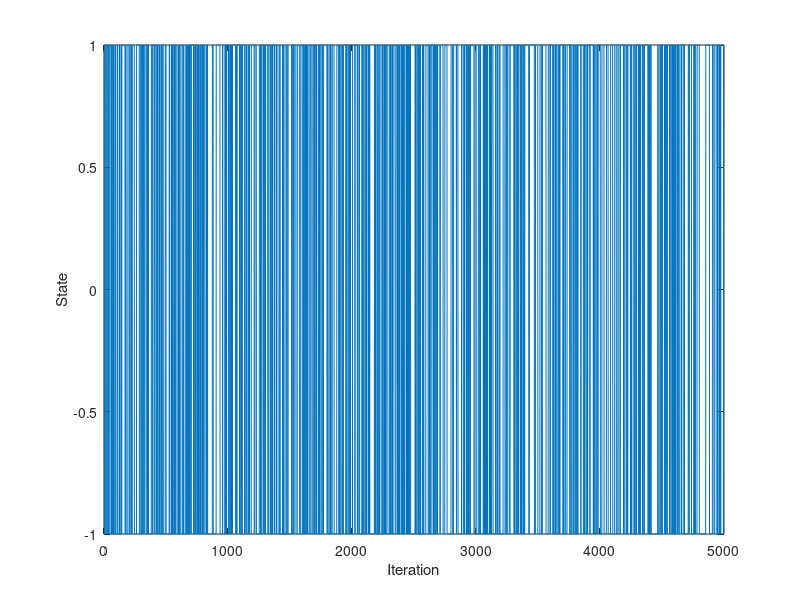

Recreate this plot in MATLAB. (Note: this script raises an error after producing the figure.)
%
% Time series analysis
% Computer exercise 3  X
%
%
clear; 
close all;
% addpath('functions', '/data')     % Add this line to update the path
addpath('../functions', '../data')     % Add this line to update the path (Hanna)

%% Prep 1 - Kalman

% The Kalman filter

% Simulate N samples of a process to test our code
N = 1000;
A_sim = [1 -1.79 0.84];
e = 0.1*randn(N,1);
y = filter(A_sim, 1, e); % y is our simulated data (tested via pzmap that we got the poles in the right places)

% Define the state space equations
A = eye(2);
Re = [1e-6 0; 0 1e-6]; % State covariance matrix (We suspect zero values for parameters that don't change over time)
Rw = 0; % Observation variance, we think 0 for simulated data

% Set some initial values
xt_t1 = [0 0]'; % Initial state values: m0, expected value of x1 (WE CHANGED FROM xtt_1)
Rxx_1 = 10 * eye(2); % Initial state variance: Var X1, large V0 --> small trust in initial values

% Vectors to store values in
Xsave = zeros(2,N); % Stored states: For an AR(2) we have two hidden states, a1 and a2
ehat = zeros(1,N); % Prediction residual
yt1 = zeros(1,N); % One step prediction
yt2 = zeros(1,N); % Two step prediction

% The filter uses data up to time t-1 to predict value at t, then update
% using the prediction error. We start from t = 3, because we don't have
% the y values for t-3. We also stop at N - 2 as we don't have the true
% y-values for e.g. N + 1. 

for t=3:N-2
    Ct = [-y(t-1) -y(t-2)]; % C_{t | t-1}
    yhat(t) = Ct * xt_t1; % y_t{t | t-1}
    ehat(t) = y(t) - yhat(t); % e_t = y_t - y_{t | t-1}

    % Update
    Ryy = Ct * Rxx_1 * Ct' + Rw; % R^{yy}_{t | t-1}
    Kt = Rxx_1 * Ct' / Ryy; % K_t = Rxx{t| t-1} * Ct' * Ryy{t | t-1}
    xt_t = xt_t1 + Kt*ehat(t); %x_{t | t}
    Rxx = Rxx_1 - Kt * Ct * Rxx_1; % R^{xx}_{t | t}

    % Predict the next state
    xt_t1 = A * xt_t; % x_{t+1 | t}, don't forget to add B and U if needed
    Rxx_1 = A * Rxx * A' + Re; % R^{xx}_{t+1 | t}

    Xsave(:,t) = xt_t;

end

%% Prep 2 - Markov chain
clc;
close all;

% Simulate u_t where u_t is a Markov chain

% Define transition probabilities
p11 = 7/8;
p22 = 7/8;
p12 = 1/8;
p21 = 1/8; 

% Set number of interations
n = 5000;

% Preallocate a vector to store the states of the chain
u = zeros(1,n);

%Initialize state of the chain
state = 1;

% Simulate the chain
for t = 1:n
    u(t) = state; 

    % Draw a random number 
    r = rand();

    % Given state 1, transition to state 1 with prob p11
    % Given state 1, transition to state 2 with prob p12
    if state == 1 && r < p11
        state = 1; 
    elseif state == 1 && r >= p11
        state = -1;

    % Given state 2, transition to state 1 with prob p21
    % Given state 2, transition to state 2 with prob p22
    elseif state == -1 && r < p21
        state = 1;
    elseif state == -1 && r >= p21
        state = -1;

    end
end

% Plot state of chain at each iteration
plot(u)
xlabel('Iteration')
ylabel('State')

%% 2.1.1 Recursive least squares

load tar2.dat %AR(2) with one time-dependent param and one constant

load thx.dat %The correct parameter trajectories

figure(1);
subplot(211);
plot(tar2)
subplot(212);
plot(thx);


%% 2.1.2 Recursive estimation of A(z)
clc; 
close all; 


X = recursiveAR(2); %Already implemented algorithm recursive AR
X.ForgettingFactor = 0.9; %Setting values for parts of the algo, lambda here
X.InitialA = [1 0 0]; %Initial values of A here

for kk=1:length(tar2)
    [Aest(kk,:), yhat(kk)] = step(X, tar2(kk));
end

%Testing different values for lamdba and plotting the result -- lambda 0.9
%seems to be the best, but very volatile estimate. 

%Question: Why do we get a lower value with lambda 1 than what we should
%expect? 
figure(1);
subplot(211);
plot(Aest(:,2:3))
subplot(212);
plot(thx);

%% 2.1.3 Finding optimal lambda via least squares
clc; 
close all;

n = 100;
lambda_line = linspace(0.85,1,n); %Creating a row vector of n different lambdas between 0.85 and 1
ls2 = zeros(n,1); %Initial ls estimator
yhat = zeros(n,1); %Storage for yhat

for i = 1:length(lambda_line) %Re-run the algorithm for all different lambda estimates
    reset(X);
    X.ForgettingFactor = lambda_line(i);
    X.InitialA = [1 0 0];
    for kk = 1:length(tar2)
        [~, yhat(kk)] = step(X,tar2(kk)); 
    end
    ls2(i) = sum((tar2-yhat).^2); %Saving the least square term for each lambda

end

plot(lambda_line,ls2) %The best lambda will have the lowest ls2 value
[minls2, minindex] = min(ls2);
minlambda = lambda_line(minindex)

%% 2.2 Kalman filtering of time series
clc; 
close all;

% The Kalman filter
N = length(tar2);
y = tar2;

% Define the state space equations
A = eye(2);
Re = [0.004 0; 0 0]; % State covariance matrix (zero values for parameters that don't change over time)
Rw = 1.25; % Observation variance, we think 0 for simulated data

% Set some initial values
xt_t1 = [0 0]'; % Initial state values: m0, expected value of x1 (WE CHANGED FROM xtt_1)
Rxx_1 = 10 * eye(2); % Initial state variance: Var X1, large V0 --> small trust in initial values

% Vectors to store values in
Xsave = zeros(2,N); % Stored states: For an AR(2) we have two hidden states, a1 and a2
ehat = zeros(1,N); % Prediction residual
yt1 = zeros(1,N); % One step prediction
yt2 = zeros(1,N); % Two step prediction

% The filter uses data up to time t-1 to predict value at t, then update
% using the prediction error. We start from t = 3, because we don't have
% the y values for t-3. We also stop at N - 2 as we don't have the true
% y-values for e.g. N + 1. 

for t=3:N %Note that we're not using N-2 here. Why? 
    Ct = [-y(t-1) -y(t-2)]; % C_{t | t-1}
    yhat(t) = Ct * xt_t1; % y_t{t | t-1}
    ehat(t) = y(t) - yhat(t); % e_t = y_t - y_{t | t-1}

    % Update
    Ryy = Ct * Rxx_1 * Ct' + Rw; % R^{yy}_{t | t-1}
    Kt = Rxx_1 * Ct' / Ryy; % K_t = Rxx{t| t-1} * Ct' * Ryy{t | t-1}
    xt_t = xt_t1 + Kt*ehat(t); %x_{t | t}
    Rxx = Rxx_1 - Kt * Ct * Rxx_1; % R^{xx}_{t | t}

    % Predict the next state
    xt_t1 = A * xt_t; % x_{t+1 | t}, don't forget to add B and U if needed
    Rxx_1 = A * Rxx * A' + Re; % R^{xx}_{t+1 | t}

    Xsave(:,t) = xt_t;

end

figure(1);
subplot(211);
plot(Xsave')
subplot(212);
plot(thx);

%% 2.3 Using Kalman filter for 2-step prediction
close all;

% Simulating data
rng(0);
N = 10000;
ee = 0.1*randn(N,1);
A0 = [1 -0.8 0.2];
y = filter(1, A0, ee);

% Define the state space equations.
A = eye(2);
Re = [1e-6 0; 0 1e-6];
Rw = .10; %We got a better predictions with Rw = 1 and 10. 

% Set some initial values
xt_t1 = [0 0]'; % Initial state values: m0, expected value of x1 (WE CHANGED FROM xtt_1)
Rxx_1 = 10 * eye(2); % Initial state variance: Var X1, large V0 --> small trust in initial values

% Vectors to store values in
Xsave = zeros(2,N); % Stored states: For an AR(2) we have two hidden states, a1 and a2
ehat = zeros(1,N); % Prediction residual
yt1 = zeros(1,N); % One step prediction
yt2 = zeros(1,N); % Two step prediction

% The filter uses data up to time t-1 to predict value at t, then update
% using the prediction error. We start from t = 3, because we don't have
% the y values for t-3. We also stop at N - 2 as we don't have the true
% y-values for e.g. N + 1. 

for t=3:N-2 %Why N-2 and not -1?
    Ct = [-y(t-1) -y(t-2)]; % C_{t | t-1}
    yhat(t) = Ct * xt_t1; % y_t{t | t-1}
    ehat(t) = y(t) - yhat(t); % e_t = y_t - y_{t | t-1}

    % Update
    Ryy = Ct * Rxx_1 * Ct' + Rw; % R^{yy}_{t | t-1}
    Kt = Rxx_1 * Ct' / Ryy; % K_t = Rxx{t| t-1} * Ct' * Ryy{t | t-1}
    xt_t = xt_t1 + Kt*ehat(t); %x_{t | t}
    Rxx = Rxx_1 - Kt * Ct * Rxx_1; % R^{xx}_{t | t}

    % Predict the next state
    xt_t1 = A * xt_t; % x_{t+1 | t}, don't forget to add B and U if needed
    Rxx_1 = A * Rxx * A' + Re; % R^{xx}_{t+1 | t}

    % Form 2-step prediction
    Ct1 = [-y(t) -y(t-1)]; % C_{t+1 | t}
    yt1(t+1) = Ct1 * xt_t; % y_{t+1 | t} = C_{t+1|t} x_{t|t}, %this holds as 
    % x_t is assumed to be constant over time, 
    % i.e. the parameters are not changing in this case

    Ct2 = [-yt1(t+1) -y(t)]; %C_{t+2 | t} %Why does this work - having yt1 here?
    yt2(t+2) = Ct2 * xt_t; % y_{t+2|t} = C_{t+2|t} x_{t|t}
    

    Xsave(:,t) = xt_t;

end

figure(1)
plot(y(end-100-2:end-2))
hold on
plot(yt1(end-100-1:end-1),'g')
plot(yt2(end-100:end),'r')
hold off
legend('y', 'k=1', 'k=2')

figure(2)
plot(Xsave')

%Compute sum of ehat for last 200 samples, why not all? 
sum(ehat(end-200:end))
ehat1 = y(2:end)' - yt1(1:end-1);
ehat2 = y(3:end)' - yt2(1:end-2);
ehat1_sumsq = sum(ehat1(end-200:end).^2)
ehat2_sumsq = sum(ehat2(end-200:end).^2)

%% 2.4 Quality control of a process - simulate the process

% Initial values
b = 20;
sigma2e = 1;
sigma2v = 4;
N = 5000;
rng(0);

% Simulate x as an AR(1)
e = sqrt(sigma2e)*randn(N,1);
A = [1 -1];
x = filter(1, A, e);

% Simulate y = x + bu + v
v = sqrt(sigma2v)*randn(N,1);
y = zeros(N,1);

for t = 1:N
    y(t) = x(t) + b*u(t) + v(t);
end

%% 2.4 Continued, find x and b

% Define the state space equations.
A = eye(2);
Re = [1e-2 0; 0 0];
Rw = 1; 

% Set some initial values
xt_t1 = [0 15]'; % Initial state values
Rxx_1 = 10 * eye(2); % Initial state variance: Var X1, large V0 --> small trust in initial values

% Vectors to store values in
Xsave = zeros(2,N); % Stored states: For an AR(2) we have two hidden states, a1 and a2
ehat = zeros(1,N); % Prediction residual

for t=1:N
    Ct = [1 u(t)]; % C_{t | t-1}
    yhat(t) = Ct * xt_t1; % y_t{t | t-1} SHOULD WE INCORPORATE Vt?
    ehat(t) = y(t) - yhat(t); % e_t = y_t - y_{t | t-1}

    % Update
    Ryy = Ct * Rxx_1 * Ct' + Rw; % R^{yy}_{t | t-1}
    Kt = Rxx_1 * Ct' / Ryy; % K_t = Rxx{t| t-1} * Ct' * Ryy{t | t-1}
    xt_t = xt_t1 + Kt*ehat(t); %x_{t | t}
    Rxx = Rxx_1 - Kt * Ct * Rxx_1; % R^{xx}_{t | t}

    % Predict the next state
    xt_t1 = A * xt_t; % x_{t+1 | t}, don't forget to add B and U if needed
    Rxx_1 = A * Rxx * A' + Re; % R^{xx}_{t+1 | t}
    
    Xsave(:,t) = xt_t;

end

figure(1);
subplot(211);
plot(Xsave')
subplot(212);
plot(x);
yline(b);

%% 2.5 Recursive temperature modelling - Plot the data
close all;
clc;
clear;

load svedala94.mat

% Plot the data
figure(1)
y = svedala94;
plot(y)
figure(2)
y = svedala94;
T1 = linspace(datenum(1994,1,1),datenum(1994,12,31), length(svedala94)); % Get months on x-axis
plot(T1,y);
datetick('x');
title('Raw data')

%% 2.5.1 Recursive temperature modelling - Differentiate
close all; 

% Remove seasonality
D = [1 zeros(1,5) -1];
y_d = filter(D, 1, y); % Differentiate temperature with nabla 6
y_d = y_d(length(D):end); % Remove initial samples
T = linspace(datenum(1994,1,1),datenum(1994,12,31),length(y_d)); % Get months for x-axis

%Plot the data
figure(2)
plot(T,y_d)
datetick('x');
title('Differentiated data')

%% 2.5.2 Recursive temperature modelling - Fit ARMA
close all; 

% Fit ARMA(2,2) Do this for (i) entire year, (ii) January to March, (iii) June to August 
th = armax(y_d ,[2 2]);
th_winter = armax( y_d(1:540) ,[2 2]);
th_summer = armax( y_d(907:1458) ,[2 2]);

present(th)
present(th_winter)
present(th_summer) % Ma(2) not significant, much higher FPE

%% 2.5.3 recursiveARMA

% Polynomials from 2.5.2 
X = recursiveARMA([2 2]);
X.InitialA = [1 th_winter.A(2:end)];        % Use the parameters from winter as initial guess
X.InitialC = [1 th_winter.C(2:end)];        % Use the parameters from winter as initial guess
X.ForgettingFactor = 0.99;
for k=1:length( y_d )
    [Aest(k,:) ,Cest(k,:) ,yhat(k)] = step( X, y_d(k) );
end

subplot 311
plot(T1, svedala94 );
datetick( 'x')
subplot 312
plot(Aest(: ,2:3))
hold on
plot(repmat(th_winter.A(2:end),[length(y_d) 1]),'g:'); 
plot(repmat(th_summer.A(2:end),[length(y_d) 1]),'r:'); 
axis tight
title('A est')
hold off
subplot 313 
plot(Cest(:,2:3))
hold on
plot(repmat(th_winter.C(2:end),[length(y_d) 1]),'g:'); 
plot(repmat(th_summer.C(2:end),[length(y_d) 1]),'r:'); 
axis tight
title('C est')
hold off

% Does it converge to the same values as 
% A polynomial close to summer polynomial during months and converges to
% winter polynomial in the end
% C polynomial is not as good during summer months - makes sense as this
% was not that good of a model (high FPE)
% Yes th_winter and th_summer seem to be different proceess

%% 2.6 Recursive temperature modeling, ARMAX
clear; 
close all; 

% Looking at one part of data and removing the (constant) mean 
load svedala94
y = svedala94(850:1100);
figure(1)
plot(y)
axis tight
y_m = y - mean(y);
figure(2)
plot(y_m)
axis tight
figure(3)
%%
histogram(y)
checkIfNormal(y, 'ElGeneina rain_org')

%% 2.6.2 Signusoidal input ARMAX
close all;
% Instead of differentiation will use sinusoidal signal as input. 
% since the phase of the oscillation is unknown, we will use a combination 
% of a sine and a cosine signals.

t = (1:length(y_m))';
U = [sin(2*pi*t/6) cos(2*pi*t/6)];
Z = iddata(y_m,U);          % Data object of the data and the sinusoidal signal (input and data)
model = [3 [1 1] 4 [0 0]];    
       % [na [nb1 nb2] nc [nk1 nk2]];     
       % nb is coefficent before input signal (here cosinus and sinus)
       % nk is the shift (in this calse zero) 

% Estimate the coefficients for the sines and cosines 
thx = armax(Z,model);

hold on
plot(y_m)
plot(U.*cell2mat(thx.b)) % Plotting the seasonal function
axis tight
hold off 

%% 2.6.3 Varying mean - Signusoidal input ARMAX
close all; 

U = [sin(2*pi*t/6) cos(2*pi*t/6) ones(size(t))]; % the ones are for removing the mean 
Z = iddata(y_m, U);   % Y OR YM??? (Y_M FITS BETTER BUT Y MAKES MORE SENSE) 
m0 = [thx.A(2:end) cell2mat(thx.B) 0 thx.C(2:end)];  % is the 0 for adding one more input? 
Re = diag([0 0 0 0 0 1 0 0 0 0]); % only time dependent coefficient is the mean,
                                 % if lth diagonal index of Re is non-zero, 
                                 % it is assumed to vary over time, otherwise not.
model = [3 [1 1 1] 4 0 [0 0 0] [1 1 1]];    % here nk is 1 1 1 insted of 0  as given in instructions (limitations in rpem)
[thr, yhat] = rpem(Z, model, 'kf', Re, m0);

%% 2.6.4 Construct part of the temperature that is due to the varying mean and sine/cosine signals 
close all; 

m = thr(:,6);       % our varying mean
a = thr(end,4);     % converged value of sinuscoefficient
b = thr(end,5);     % converged value of cosinuscoefficient
y_mean = m + a*U(:,1)+b*U(: ,2); 
y_mean = [0; y_mean(1:end-1)];

hold on
plot(y_m)
plot(y_mean)
hold off

%% 2.6.5 Modelling using entire year
clear;
close all; 
load svedala94.mat;
y = svedala94; 
y = y-y(1);

% Remove seasonality (from 2.5)
% D = [1 zeros(1,5) -1];
% y_d = filter(D, 1, y); % Differentiate temperature with nabla 6
% y_d = y_d(length(D):end); % Remove initial samples

%% 2.6.5 Create Initial model (to get starting values, now constant mean) 
t = (1:length(y))';
U = [sin(2*pi*t/6) cos(2*pi*t/6)];
Z = iddata(y,U);          % Data object of the data and the sinusoidal signal (input and data)
model = [3 [1 1] 4 [0 0]];  

thx = armax(Z,model);     % Estimate the coefficients for the sines and cosines 

hold on
plot(y)
plot(U.*cell2mat(thx.b))  % Plotting the seasonal function
axis tight
hold off  

%% 2.6.5 Kalman filtering for varying the mean 
close all;
t = (1:length(y))';     % as above
U = [sin(2*pi*t/6) cos(2*pi*t/6) ones(size(t))]; % the ones are for removing the mean 
Z = iddata(y, U);   % data and input data
m0 = [thx.A(2:end) cell2mat(thx.B) 0 thx.C(2:end)];  % is the 0 for adding one more input? 
Re = diag([0 0 0 0 0 1 0 0 0 0]); 
model = [3 [1 1 1] 4 0 [0 0 0] [1 1 1]];    % here nk is 1 1 1 insted of 0  as given in instructions (limitations in rpem)
[thr, yhat] = rpem(Z, model, 'kf', Re, m0);

%% 2.6.5 Construct part of the temperature that is due to the varying mean and sine/cosine signals 
close all; 

m = thr(:,6);       % our varying mean
a = thr(end,4);     % converged value of sinuscoefficient
b = thr(end,5);     % converged value of cosinuscoefficient
y_mean = m + a*U(:,1)+b*U(: ,2); 
y_mean = [0; y_mean(1:end-1)];

hold on
plot(y)
plot(y_mean)
hold off
